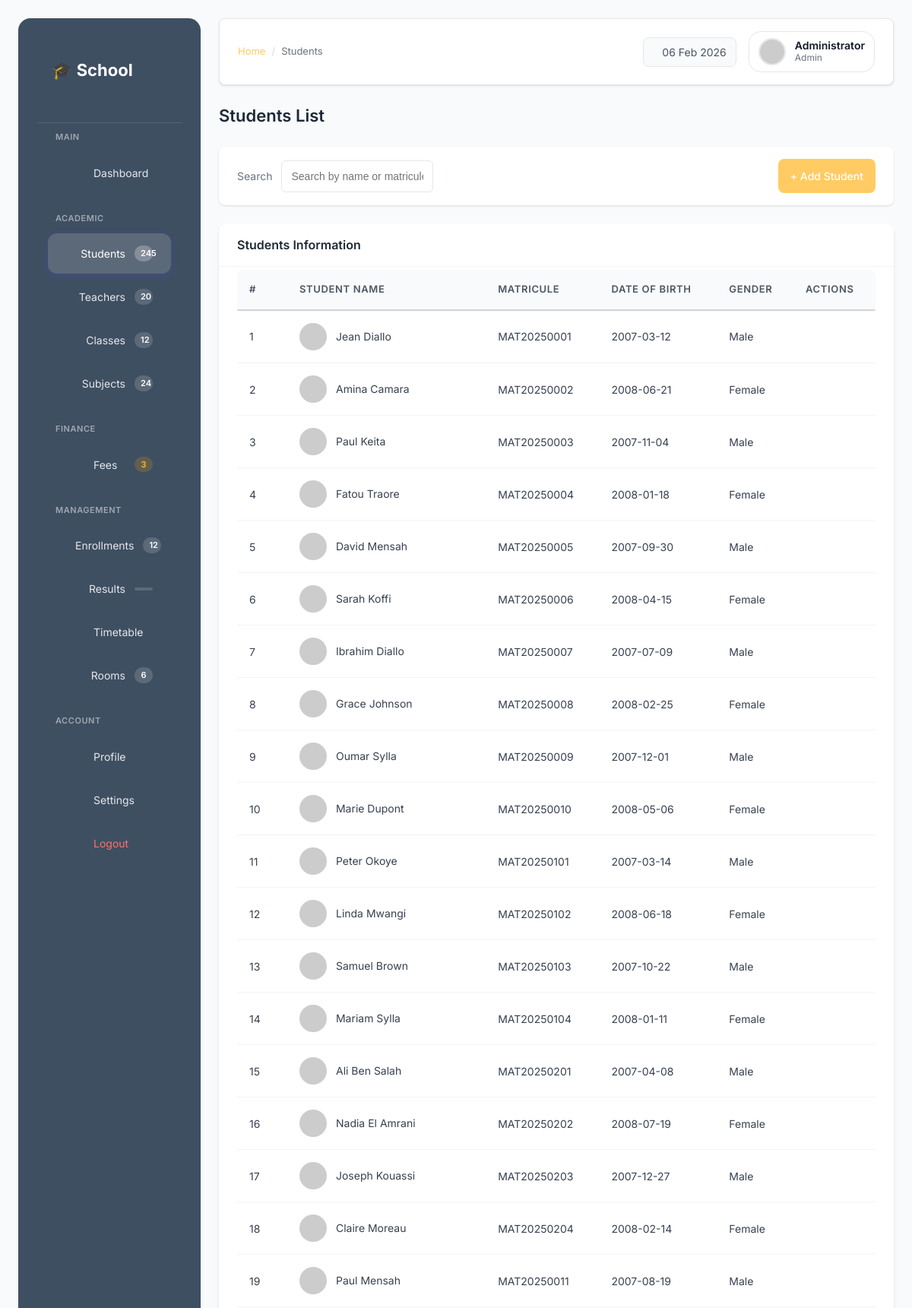
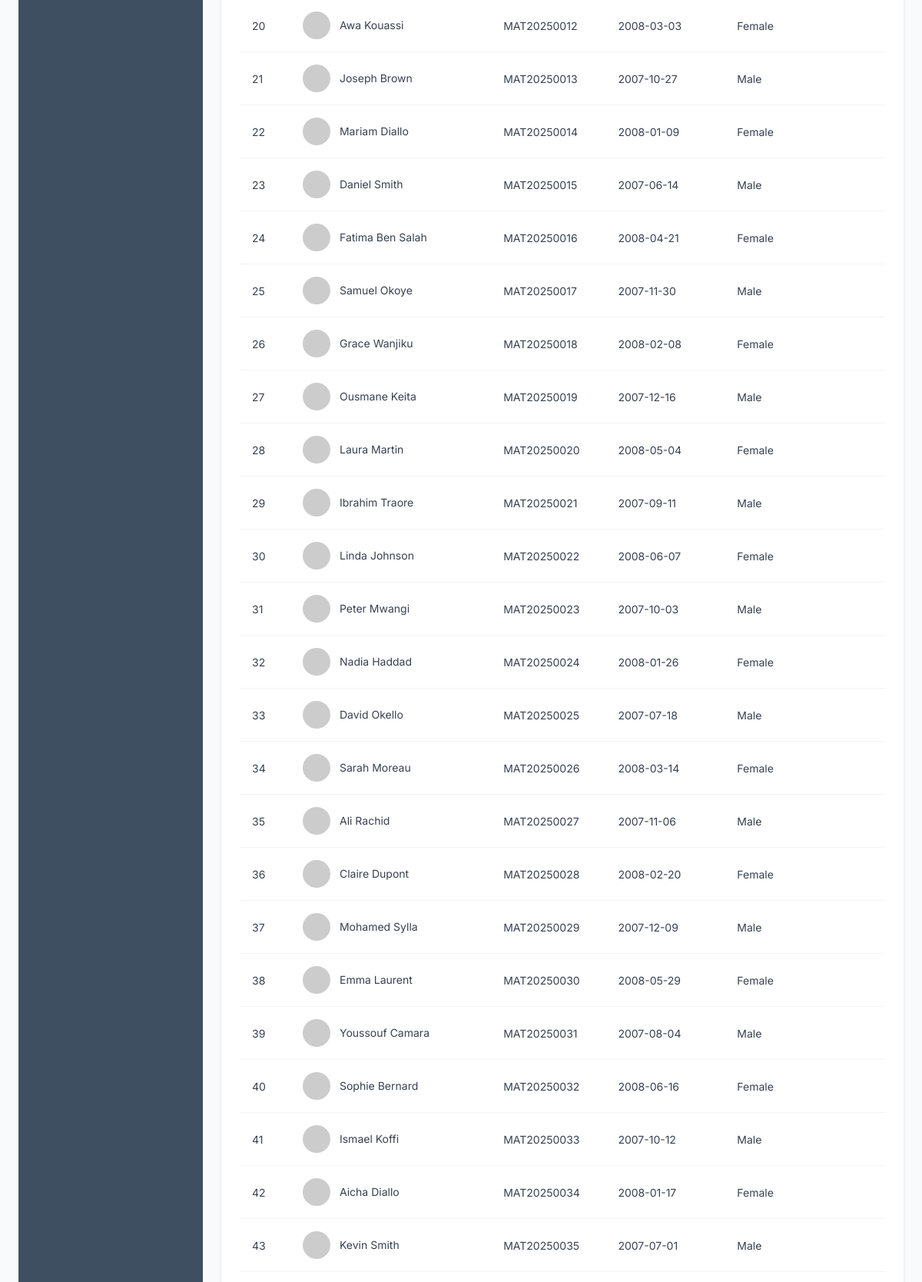
The app's page /students (signed in, upper part) with its own data (2 pictures, top to bottom).
### tables this page shows
CREATE TABLE students (
    id INTEGER PRIMARY KEY AUTOINCREMENT,
    name TEXT NOT NULL,
    matricule TEXT UNIQUE NOT NULL,
    date_of_birth TEXT,
    gender TEXT
);

### app.py (the view)
@app.route("/students")
@login_required
def students():
    conn = get_db_connection()
    students = conn.execute("SELECT * FROM students").fetchall()
    conn.close()
    return render_template("students.html",
                         students=students,
                         page_title="Students",
                         page_heading="Students")

### app.py (called while the page is built)
def get_db_connection():
    conn = sqlite3.connect(DB_PATH)
    conn.row_factory = sqlite3.Row
    return conn

def login_required(f):
    @wraps(f)
    def decorated_function(*args, **kwargs):
        if not session.get("admin_logged_in"):
            return redirect(url_for("login"))
        return f(*args, **kwargs)
    return decorated_function

@app.context_processor
def inject_date():
    return {"current_date": datetime.now().strftime("%d %b %Y")}

### templates/students.html (shortened to what this page needs)
{% extends "base.html" %}
{% block breadcrumb %}Students{% endblock %}
{% block content %}
<div class="page-header">
    <h2>Students List</h2>
</div>
<div class="filter-bar">
    <div class="filter-group">
        <label>Search</label>
        <input type="text" placeholder="Search by name or matricule">
    </div>
    <a href="{{ url_for('add_student') }}" class="btn btn-primary">
        + Add Student
    </a>
</div>
<div class="card">
    <div class="card-header">
        Students Information
    </div>
    <div class="card-body">
        <div class="table-container">
        <table class="table">
            <thead>
                <tr>
                    <th>#</th>
                    <th>Student Name</th>
                    <th>Matricule</th>
                    <th>Date of Birth</th>
                    <th>Gender</th>
                    <th class="text-right">Actions</th>
                </tr>
            </thead>
            <tbody>
                {% for student in students %}
                <tr>
                    <td>{{ student.id }}</td>
                    <td class="user-cell">
                        <img src="https://i.pravatar.cc/40?u={{ student.id }}"
                             alt="{{ student.name }}">
                        <span>{{ student.name }}</span>
                    </td>
                    <td>{{ student.matricule }}</td>
                    <td>{{ student.date_of_birth }}</td>
                    <td>{{ student.gender }}</td>
                    <td class="action-icons">
                        <a href="{{ url_for('edit_student', id=student.id) }}"
                           class="edit" title="Edit">
                        </a>
                        <a href="{{ url_for('delete_student', id=student.id) }}"
                           class="delete"
                           onclick="return confirm('Are you sure?');"
                           title="Delete">
                        </a>
                    </td>
                </tr>
                {% endfor %}
            </tbody>
        </table>
    </div>
</div>
{% endblock %}

### static/css/main.css (style rules this page uses)
:root { --primary: #ffcb62; --primary-dark: #1e4fd8; --primary-light: #3b82f6; --login-primary: #ffd98e; --login-bg: #102032; --login-gradient: radial-gradient(ellipse at top left, #283647, #102032); --secondary: #10b981; --danger: #ef4444; --warning: #f59e0b; --info: #0ea5e9; --dark: #111827; --gray-900: #1f2937; --gray-800: #374151; --gray-700: #4b5563; --gray-600: #6b7280; --gray-500: #9ca3af; --gray-400: #d1d5db; --gray-300: #e5e7eb; --gray-200: #f3f4f6; --gray-100: #f9fafb; --white: #ffffff; --sidebar-bg: #3f4f62; --sidebar-text: #e5e7eb; --sidebar-hover: rgba(255, 255, 255, 0.15); --space-xs: 0.5rem; --space-sm: 0.75rem; --space-md: 1rem; --space-lg: 1.5rem; --space-xl: 2rem; --radius-sm: 0.375rem; --radius: 0.5rem; --radius-md: 0.75rem; --radius-lg: 1rem; --shadow-sm: 0 1px 2px 0 rgb(0 0 0 / 0.05); --shadow: 0 1px 3px 0 rgb(0 0 0 / 0.1), 0 1px 2px -1px rgb(0 0 0 / 0.1); --shadow-md: 0 4px 6px -1px rgb(0 0 0 / 0.1), 0 2px 4px -2px rgb(0 0 0 / 0.1); --shadow-lg: 0 10px 15px -3px rgb(0 0 0 / 0.1), 0 4px 6px -4px rgb(0 0 0 / 0.1); }
* { margin: 0; padding: 0; box-sizing: border-box; }
body { font-family: "Inter", "Segoe UI", sans-serif; background: var(--gray-100); color: var(--gray-800); line-height: 1.5; }
.page-header { display: flex; justify-content: space-between; align-items: center; margin-bottom: var(--space-lg); }
.page-header h2 { font-size: 1.375rem; font-weight: 600; color: var(--gray-900); }
.btn { display: inline-flex; align-items: center; gap: var(--space-xs); padding: var(--space-sm) var(--space-md); border-radius: var(--radius); font-size: 0.875rem; font-weight: 500; border: none; cursor: pointer; transition: all 0.2s ease; text-decoration: none; font-family: inherit; }
.btn-primary { background: var(--primary); color: var(--white); }
.card { background: var(--white); border-radius: var(--radius-md); box-shadow: var(--shadow-md); margin-bottom: var(--space-lg); overflow: hidden; }
.card-header { padding: var(--space-md) var(--space-lg); font-size: 1rem; font-weight: 600; border-bottom: 1px solid var(--gray-200); color: var(--gray-900); }
.card-body { padding: var(--space-lg); }
.filter-bar { display: flex; align-items: center; justify-content: space-between; gap: var(--space-sm); padding: var(--space-md) var(--space-lg); margin-bottom: var(--space-lg); background: var(--white); border-radius: var(--radius); box-shadow: var(--shadow); }
.filter-group { display: flex; align-items: center; gap: var(--space-sm); }
.filter-group label { font-size: 0.875rem; color: var(--gray-600); white-space: nowrap; }
.filter-group select, .filter-group input { padding: var(--space-sm); border-radius: var(--radius-sm); border: 1px solid var(--gray-300); font-size: 0.875rem; min-width: 150px; background: var(--white); }
.filter-group input { width: 200px; }
.table { width: 100%; border-collapse: collapse; font-size: 0.875rem; }
.table thead { background: var(--gray-100); }
.table th { text-align: left; font-weight: 600; color: var(--gray-700); padding: var(--space-md); border-bottom: 2px solid var(--gray-300); font-size: 0.8125rem; text-transform: uppercase; letter-spacing: 0.05em; }
.table td { padding: var(--space-md); color: var(--gray-800); border-bottom: 1px solid var(--gray-200); }
.user-cell { display: flex; align-items: center; gap: var(--space-sm); }
.user-cell img { width: 36px; height: 36px; border-radius: 50%; object-fit: cover; }
.action-icons { display: flex; gap: var(--space-sm); }
.action-icons a { color: var(--gray-500); text-decoration: none; font-size: 1rem; transition: color 0.2s; padding: var(--space-xs); border-radius: var(--radius-sm); }
.table-container { max-height: 600px; overflow-y: auto; border: 0px solid var(--gray-300); border-radius: var(--radius); margin-top: -20px; }
.table-container table { margin-bottom: 0; }
.table-container thead { position: sticky; top: 0; background: var(--gray-100); z-index: 10; box-shadow: 0 2px 2px -1px rgba(0,0,0,0.1); }
.table-container { max-height: calc(100vh - 300px); min-height: 770px; overflow-y: auto; }

### records on screen
students: id "1", name "Jean Diallo", matricule "MAT20250001", date_of_birth "2007-03-12", gender "Male"
students: id "2", name "Amina Camara", matricule "MAT20250002", date_of_birth "2008-06-21", gender "Female"
students: id "3", name "Paul Keita", matricule "MAT20250003", date_of_birth "2007-11-04", gender "Male"
students: id "4", name "Fatou Traore", matricule "MAT20250004", date_of_birth "2008-01-18", gender "Female"
students: id "5", name "David Mensah", matricule "MAT20250005", date_of_birth "2007-09-30", gender "Male"
students: id "6", name "Sarah Koffi", matricule "MAT20250006", date_of_birth "2008-04-15", gender "Female"
students: id "7", name "Ibrahim Diallo", matricule "MAT20250007", date_of_birth "2007-07-09", gender "Male"
students: id "8", name "Grace Johnson", matricule "MAT20250008", date_of_birth "2008-02-25", gender "Female"
students: id "9", name "Oumar Sylla", matricule "MAT20250009", date_of_birth "2007-12-01", gender "Male"
students: id "10", name "Marie Dupont", matricule "MAT20250010", date_of_birth "2008-05-06", gender "Female"
students: id "11", name "Peter Okoye", matricule "MAT20250101", date_of_birth "2007-03-14", gender "Male"
students: id "12", name "Linda Mwangi", matricule "MAT20250102", date_of_birth "2008-06-18", gender "Female"
students: id "13", name "Samuel Brown", matricule "MAT20250103", date_of_birth "2007-10-22", gender "Male"
students: id "14", name "Mariam Sylla", matricule "MAT20250104", date_of_birth "2008-01-11", gender "Female"
students: id "15", name "Ali Ben Salah", matricule "MAT20250201", date_of_birth "2007-04-08", gender "Male"
students: id "16", name "Nadia El Amrani", matricule "MAT20250202", date_of_birth "2008-07-19", gender "Female"
students: id "17", name "Joseph Kouassi", matricule "MAT20250203", date_of_birth "2007-12-27", gender "Male"
students: id "18", name "Claire Moreau", matricule "MAT20250204", date_of_birth "2008-02-14", gender "Female"
students: id "19", name "Paul Mensah", matricule "MAT20250011", date_of_birth "2007-08-19", gender "Male"
students: id "20", name "Awa Kouassi", matricule "MAT20250012", date_of_birth "2008-03-03", gender "Female"
students: id "21", name "Joseph Brown", matricule "MAT20250013", date_of_birth "2007-10-27", gender "Male"
students: id "22", name "Mariam Diallo", matricule "MAT20250014", date_of_birth "2008-01-09", gender "Female"
students: id "23", name "Daniel Smith", matricule "MAT20250015", date_of_birth "2007-06-14", gender "Male"
students: id "24", name "Fatima Ben Salah", matricule "MAT20250016", date_of_birth "2008-04-21", gender "Female"
students: id "25", name "Samuel Okoye", matricule "MAT20250017", date_of_birth "2007-11-30", gender "Male"
students: id "26", name "Grace Wanjiku", matricule "MAT20250018", date_of_birth "2008-02-08", gender "Female"
students: id "27", name "Ousmane Keita", matricule "MAT20250019", date_of_birth "2007-12-16", gender "Male"
students: id "28", name "Laura Martin", matricule "MAT20250020", date_of_birth "2008-05-04", gender "Female"
students: id "29", name "Ibrahim Traore", matricule "MAT20250021", date_of_birth "2007-09-11", gender "Male"
students: id "30", name "Linda Johnson", matricule "MAT20250022", date_of_birth "2008-06-07", gender "Female"
students: id "31", name "Peter Mwangi", matricule "MAT20250023", date_of_birth "2007-10-03", gender "Male"
students: id "32", name "Nadia Haddad", matricule "MAT20250024", date_of_birth "2008-01-26", gender "Female"
students: id "33", name "David Okello", matricule "MAT20250025", date_of_birth "2007-07-18", gender "Male"
students: id "34", name "Sarah Moreau", matricule "MAT20250026", date_of_birth "2008-03-14", gender "Female"
students: id "35", name "Ali Rachid", matricule "MAT20250027", date_of_birth "2007-11-06", gender "Male"
students: id "36", name "Claire Dupont", matricule "MAT20250028", date_of_birth "2008-02-20", gender "Female"
students: id "37", name "Mohamed Sylla", matricule "MAT20250029", date_of_birth "2007-12-09", gender "Male"
students: id "38", name "Emma Laurent", matricule "MAT20250030", date_of_birth "2008-05-29", gender "Female"
students: id "39", name "Youssouf Camara", matricule "MAT20250031", date_of_birth "2007-08-04", gender "Male"
students: id "40", name "Sophie Bernard", matricule "MAT20250032", date_of_birth "2008-06-16", gender "Female"
students: id "41", name "Ismael Koffi", matricule "MAT20250033", date_of_birth "2007-10-12", gender "Male"
students: id "42", name "Aicha Diallo", matricule "MAT20250034", date_of_birth "2008-01-17", gender "Female"
students: id "43", name "Kevin Smith", matricule "MAT20250035", date_of_birth "2007-07-01", gender "Male"

### other values on screen
{{ session.get('user_name', 'Administrator') }} "Administrator"
{{ session.get('user_role', 'Admin') }} "Admin"
